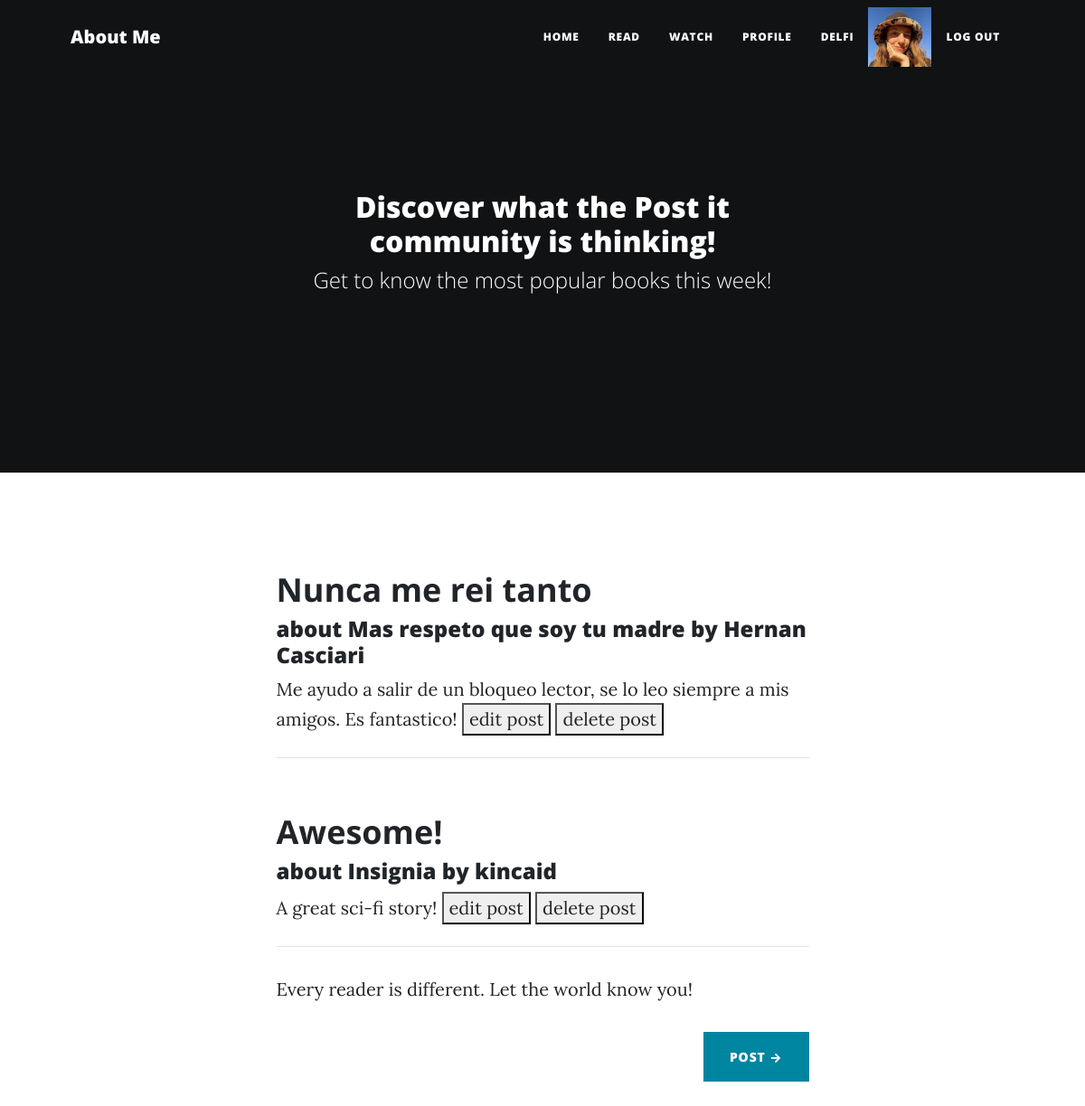
Page /postsRead/ (signed in) on the earlier database version.
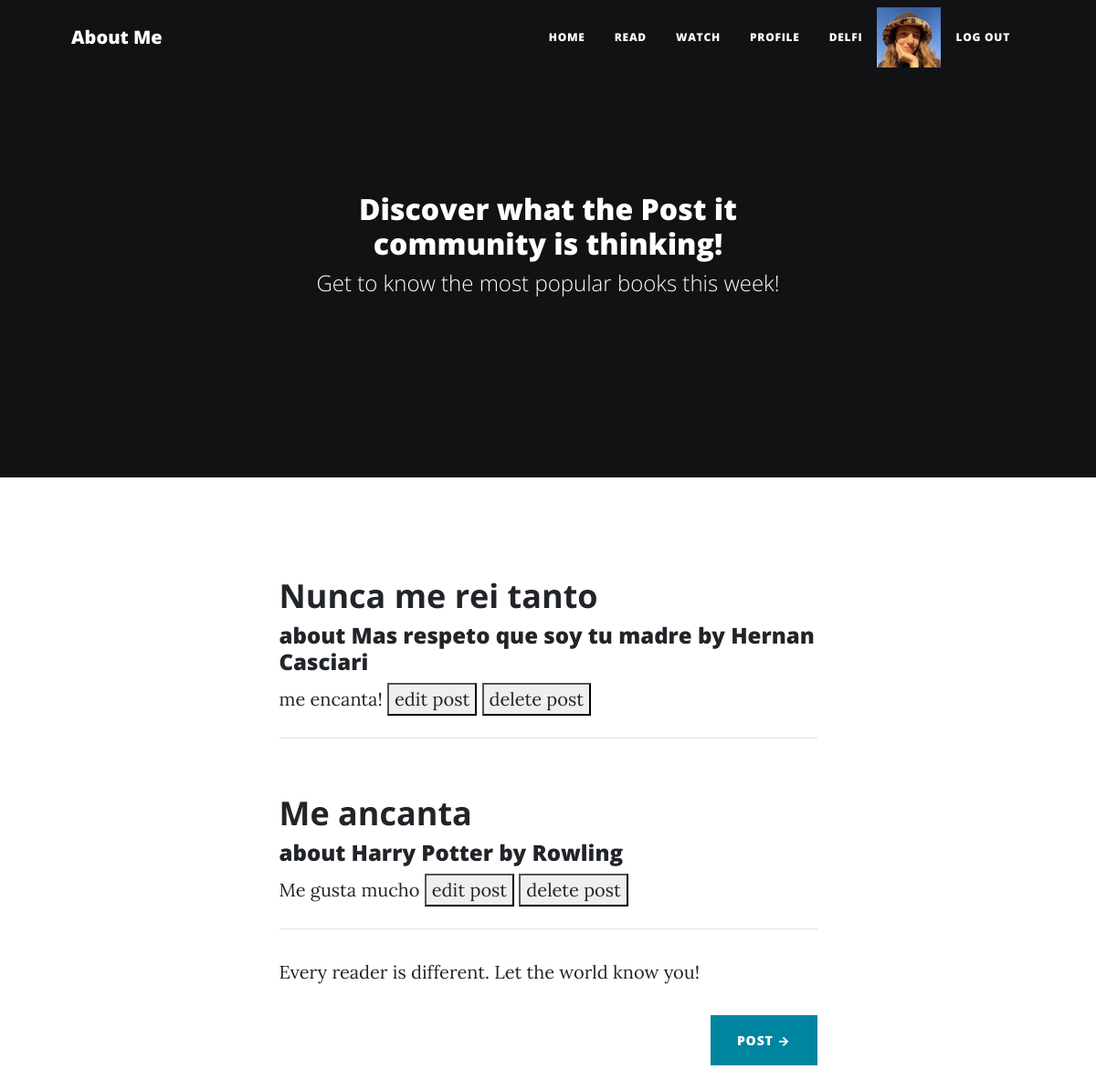
Same page on the later database version.
### Postit/models.py (models this page shows, shortened)
class Posts(models.Model):
    heading = models.CharField(max_length= 30)
    author = models.CharField(max_length= 30)
    subtite = models.CharField(max_length= 50, unique = True)
    body = models.CharField(max_length= 1000)

### Postit/views.py (the view)
# urls.py: path('postsRead/', postsRead, name = 'postsRead'),
@login_required
def postsRead(request):
    posts = Posts.objects.all()
    contexto = {'posts': posts}
    return render(request, 'Postit/postsRead.html', contexto)

### Postit/templates/Postit/postsRead.html
{% extends 'Postit/padre.html'%}
{% load static%}
{% block readHeading%}<h2>Discover what the Post it community is thinking!</h2>{%endblock%}
{% block readSubheading %}Get to know the most popular books this week!{% endblock %}
{% block read %}
    {% for post in posts %}
        <h1 class="section-heading">{{post.subtite}}</h1>
        <h4 class="post-title"> about {{post.heading}} by {{post.author}}</h4>
        <p1> {{post.body}} </p1>
        <button>
            <a href= '{% url "editPost" post.subtite %}' class="btn-primary text-lowercase">edit post</a>
        </button>
        <button>
            <a href= '{% url "deletePost" post.id %}' class="btn-primary text-lowercase">delete post</a>
        </button>
        <hr class="my-4" />
    {% endfor %}
{% endblock %}
{% block readBottom %}
    <p>Every reader is different. Let the world know you!</p>   <div class="d-flex justify-content-end mb-4"><a class="btn btn-primary text-uppercase" href="/Postit/postsForm">Post →</a></div>
{% endblock %}

Differences in the rows shown:
removed Posts: subtite "Awesome!", heading "Insignia", author "kincaid", body "A great sci-fi story!"
changed Posts "Nunca me rei tanto": body "Me ayudo a salir de un bloqueo lector, se lo leo siempre a mis amigos. Es fantastico!" → "me encanta!"
added Posts: subtite "Me ancanta", heading "Harry Potter", author "Rowling", body "Me gusta mucho"
